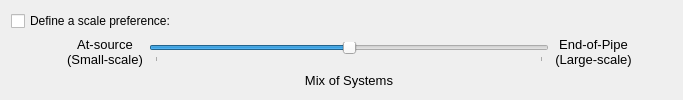
               <widget class="QWidget" name="widget_14" native="true">
                <property name="minimumSize">
                 <size>
                  <width>0</width>
                  <height>20</height>
                 </size>
                </property>
                <layout class="QGridLayout" name="gridLayout_12">
                 <item row="1" column="0">
                  <spacer name="horizontalSpacer_13">
                   <property name="orientation">
                    <enum>Qt::Horizontal</enum>
                   </property>
                   <property name="sizeType">
                    <enum>QSizePolicy::Fixed</enum>
                   </property>
                   <property name="sizeHint" stdset="0">
                    <size>
                     <width>50</width>
                     <height>20</height>
                    </size>
                   </property>
                  </spacer>
                 </item>
                 <item row="1" column="1">
                  <widget class="QLabel" name="strategy_scalepref_lbl1">
                   <property name="text">
                    <string>&lt;!DOCTYPE HTML PUBLIC &quot;-//W3C//DTD HTML 4.0//EN&quot; &quot;http://www.w3.org/TR/REC-html40/strict.dtd&quot;&gt;
&lt;html&gt;&lt;head&gt;&lt;meta name=&quot;qrichtext&quot; content=&quot;1&quot; /&gt;&lt;style type=&quot;text/css&quot;&gt;
p, li { white-space: pre-wrap; }
&lt;/style&gt;&lt;/head&gt;&lt;body style=&quot; font-family:'MS Shell Dlg 2'; font-size:10pt; font-weight:400; font-style:normal;&quot;&gt;
&lt;p align=&quot;center&quot; style=&quot; margin-top:0px; margin-bottom:0px; margin-left:0px; margin-right:0px; -qt-block-indent:0; text-indent:0px;&quot;&gt;At-source&lt;/p&gt;
&lt;p align=&quot;center&quot; style=&quot; margin-top:0px; margin-bottom:0px; margin-left:0px; margin-right:0px; -qt-block-indent:0; text-indent:0px;&quot;&gt;(Small-scale)&lt;/p&gt;&lt;/body&gt;&lt;/html&gt;</string>
                   </property>
                  </widget>
                 </item>
                 <item row="1" column="3">
                  <widget class="QLabel" name="strategy_scalepref_lbl3">
                   <property name="text">
                    <string>&lt;!DOCTYPE HTML PUBLIC &quot;-//W3C//DTD HTML 4.0//EN&quot; &quot;http://www.w3.org/TR/REC-html40/strict.dtd&quot;&gt;
&lt;html&gt;&lt;head&gt;&lt;meta name=&quot;qrichtext&quot; content=&quot;1&quot; /&gt;&lt;style type=&quot;text/css&quot;&gt;
p, li { white-space: pre-wrap; }
&lt;/style&gt;&lt;/head&gt;&lt;body style=&quot; font-family:'MS Shell Dlg 2'; font-size:10pt; font-weight:400; font-style:normal;&quot;&gt;
&lt;p align=&quot;center&quot; style=&quot; margin-top:0px; margin-bottom:0px; margin-left:0px; margin-right:0px; -qt-block-indent:0; text-indent:0px;&quot;&gt;End-of-Pipe&lt;/p&gt;
&lt;p align=&quot;center&quot; style=&quot; margin-top:0px; margin-bottom:0px; margin-left:0px; margin-right:0px; -qt-block-indent:0; text-indent:0px;&quot;&gt;(Large-scale)&lt;/p&gt;&lt;/body&gt;&lt;/html&gt;</string>
                   </property>
                  </widget>
                 </item>
                 <item row="0" column="0" colspan="3">
                  <widget class="QCheckBox" name="strategy_lot_check_4">
                   <property name="minimumSize">
                    <size>
                     <width>200</width>
                     <height>0</height>
                    </size>
                   </property>
                   <property name="text">
                    <string>Define a scale preference:</string>
                   </property>
                  </widget>
                 </item>
                 <item row="1" column="2">
                  <widget class="QSlider" name="strategy_scalepref_slider">
                   <property name="minimumSize">
                    <size>
                     <width>400</width>
                     <height>0</height>
                    </size>
                   </property>
                   <property name="maximumSize">
                    <size>
                     <width>16777215</width>
                     <height>16777215</height>
                    </size>
                   </property>
                   <property name="minimum">
                    <number>1</number>
                   </property>
                   <property name="maximum">
                    <number>5</number>
                   </property>
                   <property name="singleStep">
                    <number>1</number>
                   </property>
                   <property name="pageStep">
                    <number>2</number>
                   </property>
                   <property name="value">
                    <number>3</number>
                   </property>
                   <property name="orientation">
                    <enum>Qt::Horizontal</enum>
                   </property>
                   <property name="tickPosition">
                    <enum>QSlider::TicksBelow</enum>
                   </property>
                   <property name="tickInterval">
                    <number>5</number>
                   </property>
                  </widget>
                 </item>
                 <item row="2" column="2">
                  <widget class="QLabel" name="strategy_scalepref_lbl2">
                   <property name="text">
                    <string>&lt;!DOCTYPE HTML PUBLIC &quot;-//W3C//DTD HTML 4.0//EN&quot; &quot;http://www.w3.org/TR/REC-html40/strict.dtd&quot;&gt;
&lt;html&gt;&lt;head&gt;&lt;meta name=&quot;qrichtext&quot; content=&quot;1&quot; /&gt;&lt;style type=&quot;text/css&quot;&gt;
p, li { white-space: pre-wrap; }
&lt;/style&gt;&lt;/head&gt;&lt;body style=&quot; font-family:'MS Shell Dlg 2'; font-size:10pt; font-weight:400; font-style:normal;&quot;&gt;
&lt;p align=&quot;center&quot; style=&quot; margin-top:0px; margin-bottom:0px; margin-left:0px; margin-right:0px; -qt-block-indent:0; text-indent:0px;&quot;&gt;Mix of Systems&lt;/p&gt;&lt;/body&gt;&lt;/html&gt;</string>
                   </property>
                  </widget>
                 </item>
                 <item row="1" column="4">
                  <spacer name="horizontalSpacer_14">
                   <property name="orientation">
                    <enum>Qt::Horizontal</enum>
                   </property>
                   <property name="sizeHint" stdset="0">
                    <size>
                     <width>40</width>
                     <height>20</height>
                    </size>
                   </property>
                  </spacer>
                 </item>
                </layout>
               </widget>
